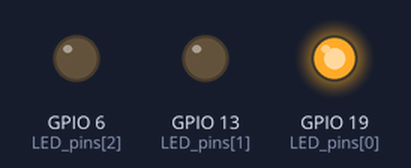
The program below on a simulated Raspberry Pi (BCM pin numbers). On the bench: output pins drawn as LEDs (lit = HIGH). What the program prints to the terminal is not drawn. At 30.0 s the program stops and its outputs stay as they are.

Above: at 0.5 s.
At 2.5 s:
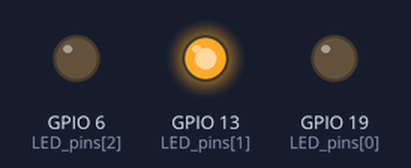
At 4.5 s:
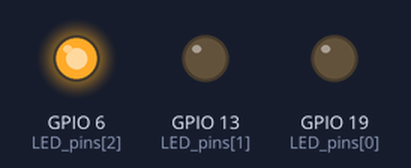
At 5.5 s:
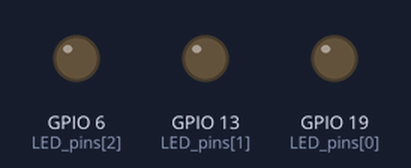
Timing chart, 0 to 7.8 s (numbered marks = the images above):
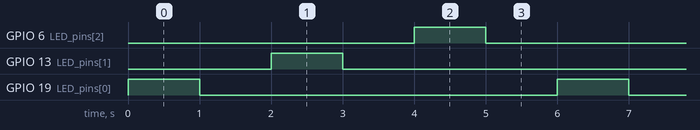

The program:

blink_LED_2.py
```python
import RPi.GPIO as GPIO
import time
import sys
import traceback


LED_pins = [19, 13, 6]


def init_LED(LED_pins):
    GPIO.setmode(GPIO.BCM)
    GPIO.setup(LED_pins, GPIO.OUT, initial=0)


def blink_LED(curent_LED_pin):
    GPIO.output(curent_LED_pin, GPIO.HIGH)
    time.sleep(1)
    GPIO.output(curent_LED_pin, GPIO.LOW)
    time.sleep(1)


def main():
    try:
        init_LED(LED_pins)

        for i in range(0, 5):
            for LED_pin in LED_pins:
                blink_LED(LED_pin)
            print(str(i))

    except KeyboardInterrupt:
        # ...
        print("Exit pressed Ctrl+C")
    except Exception:
        # ...
        print("Other Exception")
        print("--- Start Exception Data:")
        traceback.print_exc(limit=2, file=sys.stdout)
        print("--- End Exception Data:")
    finally:
        print("CleanUp GPIO")
        GPIO.cleanup()
        print("End of program")


if __name__ == '__main__':
    main()
```

Measured:
- by itself, GPIO 6 (LED_pins[2]), GPIO 13 (LED_pins[1]), GPIO 19 (LED_pins[0]): alternates HIGH for 1.0 s and LOW for 5.0 s
- by itself, everything shown: repeats every 6.0 s, in 6 steps
